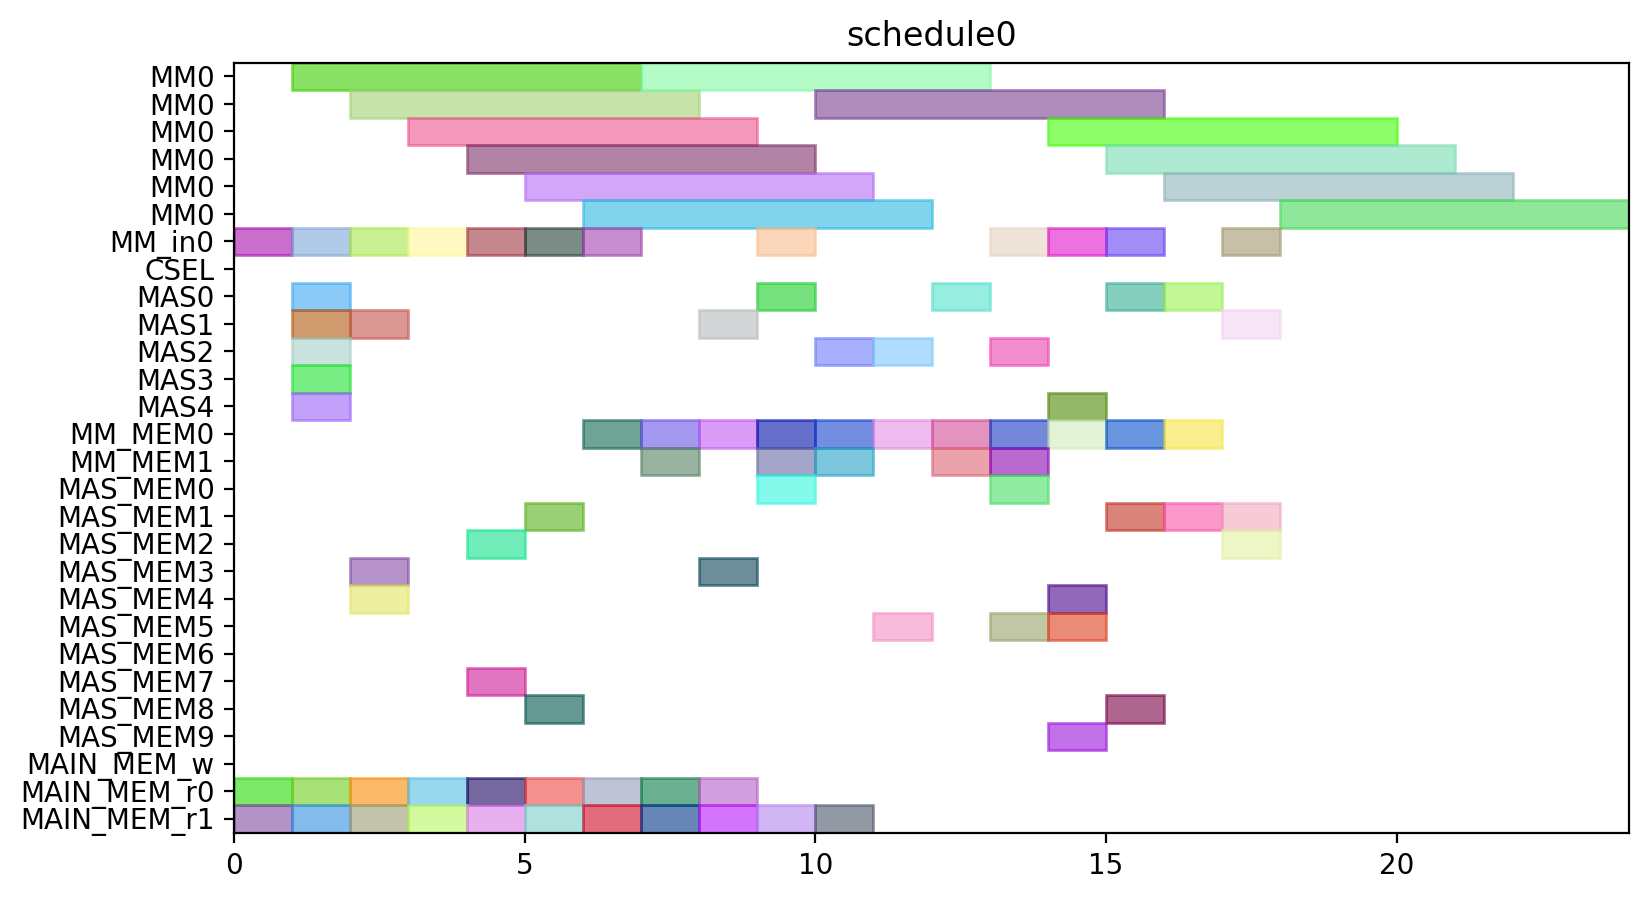

Write Python code to recreate this figure.
from pyschedule import Scenario, solvers, plotters, alt


def solve():
	horizon = 90
	S = Scenario("schedule0", horizon=horizon)

	# resource
	MM = S.Resources('MM', num=1, size=6)
	MM_in = S.Resources('MM_in', num=1)
	CSEL = S.Resource('CSEL')
	MAS = S.Resources('MAS', num=5, size=1, periods=range(1, horizon))
	MM_MEM = S.Resources('MM_MEM', num=2)
	MAS_MEM = S.Resources('MAS_MEM', num=10)
	MAIN_MEM_w = S.Resource('MAIN_MEM_w', size=1)
	MAIN_MEM_r = S.Resources('MAIN_MEM_r', num=2)

	# result of previous scheduling

	# new tasks
	t0_in = S.Task('t0_in', length=1, delay_cost=1)
	t0_in += alt(MM_in)
	t0 = S.Task('t0', length=6, delay_cost=1)
	t0 += alt(MM)
	S += t0>=t0_in

	t0_mem0 = S.Task('t0_mem0', length=1, delay_cost=1)
	t0_mem0 += MAIN_MEM_r[0]
	t0_mem1 = S.Task('t0_mem1', length=1, delay_cost=1)
	t0_mem1 += MAIN_MEM_r[1]
	t1_in = S.Task('t1_in', length=1, delay_cost=1)
	t1_in += alt(MM_in)
	t1 = S.Task('t1', length=6, delay_cost=1)
	t1 += alt(MM)
	S += t1>=t1_in

	t1_mem0 = S.Task('t1_mem0', length=1, delay_cost=1)
	t1_mem0 += MAIN_MEM_r[0]
	t1_mem1 = S.Task('t1_mem1', length=1, delay_cost=1)
	t1_mem1 += MAIN_MEM_r[1]
	t2_in = S.Task('t2_in', length=1, delay_cost=1)
	t2_in += alt(MM_in)
	t2 = S.Task('t2', length=6, delay_cost=1)
	t2 += alt(MM)
	S += t2>=t2_in

	t2_mem0 = S.Task('t2_mem0', length=1, delay_cost=1)
	t2_mem0 += MAIN_MEM_r[0]
	t2_mem1 = S.Task('t2_mem1', length=1, delay_cost=1)
	t2_mem1 += MAIN_MEM_r[1]
	t3 = S.Task('t3', length=1, delay_cost=1)
	t3 += alt(MAS)

	t3_mem0 = S.Task('t3_mem0', length=1, delay_cost=1)
	t3_mem0 += MAIN_MEM_r[0]
	t3_mem1 = S.Task('t3_mem1', length=1, delay_cost=1)
	t3_mem1 += MAIN_MEM_r[1]
	t4 = S.Task('t4', length=1, delay_cost=1)
	t4 += alt(MAS)

	t4_mem0 = S.Task('t4_mem0', length=1, delay_cost=1)
	t4_mem0 += MAIN_MEM_r[0]
	t4_mem1 = S.Task('t4_mem1', length=1, delay_cost=1)
	t4_mem1 += MAIN_MEM_r[1]
	t8 = S.Task('t8', length=1, delay_cost=1)
	t8 += alt(MAS)

	t8_mem0 = S.Task('t8_mem0', length=1, delay_cost=1)
	t8_mem0 += MAIN_MEM_r[0]
	t8_mem1 = S.Task('t8_mem1', length=1, delay_cost=1)
	t8_mem1 += MAIN_MEM_r[1]
	t9 = S.Task('t9', length=1, delay_cost=1)
	t9 += alt(MAS)

	t9_mem0 = S.Task('t9_mem0', length=1, delay_cost=1)
	t9_mem0 += MAIN_MEM_r[0]
	t9_mem1 = S.Task('t9_mem1', length=1, delay_cost=1)
	t9_mem1 += MAIN_MEM_r[1]
	t13 = S.Task('t13', length=1, delay_cost=1)
	t13 += alt(MAS)

	t13_mem0 = S.Task('t13_mem0', length=1, delay_cost=1)
	t13_mem0 += MAIN_MEM_r[0]
	t13_mem1 = S.Task('t13_mem1', length=1, delay_cost=1)
	t13_mem1 += MAIN_MEM_r[1]
	t14 = S.Task('t14', length=1, delay_cost=1)
	t14 += alt(MAS)

	t14_mem0 = S.Task('t14_mem0', length=1, delay_cost=1)
	t14_mem0 += MAIN_MEM_r[0]
	t14_mem1 = S.Task('t14_mem1', length=1, delay_cost=1)
	t14_mem1 += MAIN_MEM_r[1]
	t5_in = S.Task('t5_in', length=1, delay_cost=1)
	t5_in += alt(MM_in)
	t5 = S.Task('t5', length=6, delay_cost=1)
	t5 += alt(MM)
	S += t5>=t5_in

	t5_mem0 = S.Task('t5_mem0', length=1, delay_cost=1)
	t5_mem0 += alt(MAS_MEM)
	S += (t3*MAS[0])-1 < t5_mem0*MAS_MEM[0]
	S += (t3*MAS[1])-1 < t5_mem0*MAS_MEM[2]
	S += (t3*MAS[2])-1 < t5_mem0*MAS_MEM[4]
	S += (t3*MAS[3])-1 < t5_mem0*MAS_MEM[6]
	S += (t3*MAS[4])-1 < t5_mem0*MAS_MEM[8]
	S += t5_mem0 <= t5

	t5_mem1 = S.Task('t5_mem1', length=1, delay_cost=1)
	t5_mem1 += alt(MAS_MEM)
	S += (t4*MAS[0])-1 < t5_mem1*MAS_MEM[1]
	S += (t4*MAS[1])-1 < t5_mem1*MAS_MEM[3]
	S += (t4*MAS[2])-1 < t5_mem1*MAS_MEM[5]
	S += (t4*MAS[3])-1 < t5_mem1*MAS_MEM[7]
	S += (t4*MAS[4])-1 < t5_mem1*MAS_MEM[9]
	S += t5_mem1 <= t5

	t6 = S.Task('t6', length=1, delay_cost=1)
	t6 += alt(MAS)

	t6_mem0 = S.Task('t6_mem0', length=1, delay_cost=1)
	t6_mem0 += alt(MM_MEM)
	S += (t0*MM[0])-1 < t6_mem0*MM_MEM[0]
	S += t6_mem0 <= t6

	t6_mem1 = S.Task('t6_mem1', length=1, delay_cost=1)
	t6_mem1 += alt(MM_MEM)
	S += (t1*MM[0])-1 < t6_mem1*MM_MEM[1]
	S += t6_mem1 <= t6

	t10_in = S.Task('t10_in', length=1, delay_cost=1)
	t10_in += alt(MM_in)
	t10 = S.Task('t10', length=6, delay_cost=1)
	t10 += alt(MM)
	S += t10>=t10_in

	t10_mem0 = S.Task('t10_mem0', length=1, delay_cost=1)
	t10_mem0 += alt(MAS_MEM)
	S += (t8*MAS[0])-1 < t10_mem0*MAS_MEM[0]
	S += (t8*MAS[1])-1 < t10_mem0*MAS_MEM[2]
	S += (t8*MAS[2])-1 < t10_mem0*MAS_MEM[4]
	S += (t8*MAS[3])-1 < t10_mem0*MAS_MEM[6]
	S += (t8*MAS[4])-1 < t10_mem0*MAS_MEM[8]
	S += t10_mem0 <= t10

	t10_mem1 = S.Task('t10_mem1', length=1, delay_cost=1)
	t10_mem1 += alt(MAS_MEM)
	S += (t9*MAS[0])-1 < t10_mem1*MAS_MEM[1]
	S += (t9*MAS[1])-1 < t10_mem1*MAS_MEM[3]
	S += (t9*MAS[2])-1 < t10_mem1*MAS_MEM[5]
	S += (t9*MAS[3])-1 < t10_mem1*MAS_MEM[7]
	S += (t9*MAS[4])-1 < t10_mem1*MAS_MEM[9]
	S += t10_mem1 <= t10

	t11 = S.Task('t11', length=1, delay_cost=1)
	t11 += alt(MAS)

	t11_mem0 = S.Task('t11_mem0', length=1, delay_cost=1)
	t11_mem0 += alt(MM_MEM)
	S += (t1*MM[0])-1 < t11_mem0*MM_MEM[0]
	S += t11_mem0 <= t11

	t11_mem1 = S.Task('t11_mem1', length=1, delay_cost=1)
	t11_mem1 += alt(MM_MEM)
	S += (t2*MM[0])-1 < t11_mem1*MM_MEM[1]
	S += t11_mem1 <= t11

	t15_in = S.Task('t15_in', length=1, delay_cost=1)
	t15_in += alt(MM_in)
	t15 = S.Task('t15', length=6, delay_cost=1)
	t15 += alt(MM)
	S += t15>=t15_in

	t15_mem0 = S.Task('t15_mem0', length=1, delay_cost=1)
	t15_mem0 += alt(MAS_MEM)
	S += (t13*MAS[0])-1 < t15_mem0*MAS_MEM[0]
	S += (t13*MAS[1])-1 < t15_mem0*MAS_MEM[2]
	S += (t13*MAS[2])-1 < t15_mem0*MAS_MEM[4]
	S += (t13*MAS[3])-1 < t15_mem0*MAS_MEM[6]
	S += (t13*MAS[4])-1 < t15_mem0*MAS_MEM[8]
	S += t15_mem0 <= t15

	t15_mem1 = S.Task('t15_mem1', length=1, delay_cost=1)
	t15_mem1 += alt(MAS_MEM)
	S += (t14*MAS[0])-1 < t15_mem1*MAS_MEM[1]
	S += (t14*MAS[1])-1 < t15_mem1*MAS_MEM[3]
	S += (t14*MAS[2])-1 < t15_mem1*MAS_MEM[5]
	S += (t14*MAS[3])-1 < t15_mem1*MAS_MEM[7]
	S += (t14*MAS[4])-1 < t15_mem1*MAS_MEM[9]
	S += t15_mem1 <= t15

	t16 = S.Task('t16', length=1, delay_cost=1)
	t16 += alt(MAS)

	t16_mem0 = S.Task('t16_mem0', length=1, delay_cost=1)
	t16_mem0 += alt(MM_MEM)
	S += (t0*MM[0])-1 < t16_mem0*MM_MEM[0]
	S += t16_mem0 <= t16

	t16_mem1 = S.Task('t16_mem1', length=1, delay_cost=1)
	t16_mem1 += alt(MM_MEM)
	S += (t2*MM[0])-1 < t16_mem1*MM_MEM[1]
	S += t16_mem1 <= t16

	t18 = S.Task('t18', length=1, delay_cost=1)
	t18 += alt(MAS)

	t18_mem0 = S.Task('t18_mem0', length=1, delay_cost=1)
	t18_mem0 += alt(MM_MEM)
	S += (t0*MM[0])-1 < t18_mem0*MM_MEM[0]
	S += t18_mem0 <= t18

	t20_in = S.Task('t20_in', length=1, delay_cost=1)
	t20_in += alt(MM_in)
	t20 = S.Task('t20', length=6, delay_cost=1)
	t20 += alt(MM)
	S += t20>=t20_in

	t20_mem0 = S.Task('t20_mem0', length=1, delay_cost=1)
	t20_mem0 += alt(MM_MEM)
	S += (t2*MM[0])-1 < t20_mem0*MM_MEM[0]
	S += t20_mem0 <= t20

	t20_mem1 = S.Task('t20_mem1', length=1, delay_cost=1)
	t20_mem1 += MAIN_MEM_r[1]
	t7 = S.Task('t7', length=1, delay_cost=1)
	t7 += alt(MAS)

	t7_mem0 = S.Task('t7_mem0', length=1, delay_cost=1)
	t7_mem0 += alt(MM_MEM)
	S += (t5*MM[0])-1 < t7_mem0*MM_MEM[0]
	S += t7_mem0 <= t7

	t7_mem1 = S.Task('t7_mem1', length=1, delay_cost=1)
	t7_mem1 += alt(MAS_MEM)
	S += (t6*MAS[0])-1 < t7_mem1*MAS_MEM[1]
	S += (t6*MAS[1])-1 < t7_mem1*MAS_MEM[3]
	S += (t6*MAS[2])-1 < t7_mem1*MAS_MEM[5]
	S += (t6*MAS[3])-1 < t7_mem1*MAS_MEM[7]
	S += (t6*MAS[4])-1 < t7_mem1*MAS_MEM[9]
	S += t7_mem1 <= t7

	t12 = S.Task('t12', length=1, delay_cost=1)
	t12 += alt(MAS)

	t12_mem0 = S.Task('t12_mem0', length=1, delay_cost=1)
	t12_mem0 += alt(MM_MEM)
	S += (t10*MM[0])-1 < t12_mem0*MM_MEM[0]
	S += t12_mem0 <= t12

	t12_mem1 = S.Task('t12_mem1', length=1, delay_cost=1)
	t12_mem1 += alt(MAS_MEM)
	S += (t11*MAS[0])-1 < t12_mem1*MAS_MEM[1]
	S += (t11*MAS[1])-1 < t12_mem1*MAS_MEM[3]
	S += (t11*MAS[2])-1 < t12_mem1*MAS_MEM[5]
	S += (t11*MAS[3])-1 < t12_mem1*MAS_MEM[7]
	S += (t11*MAS[4])-1 < t12_mem1*MAS_MEM[9]
	S += t12_mem1 <= t12

	t17 = S.Task('t17', length=1, delay_cost=1)
	t17 += alt(MAS)

	t17_mem0 = S.Task('t17_mem0', length=1, delay_cost=1)
	t17_mem0 += alt(MM_MEM)
	S += (t15*MM[0])-1 < t17_mem0*MM_MEM[0]
	S += t17_mem0 <= t17

	t17_mem1 = S.Task('t17_mem1', length=1, delay_cost=1)
	t17_mem1 += alt(MAS_MEM)
	S += (t16*MAS[0])-1 < t17_mem1*MAS_MEM[1]
	S += (t16*MAS[1])-1 < t17_mem1*MAS_MEM[3]
	S += (t16*MAS[2])-1 < t17_mem1*MAS_MEM[5]
	S += (t16*MAS[3])-1 < t17_mem1*MAS_MEM[7]
	S += (t16*MAS[4])-1 < t17_mem1*MAS_MEM[9]
	S += t17_mem1 <= t17

	t19 = S.Task('t19', length=1, delay_cost=1)
	t19 += alt(MAS)

	t19_mem0 = S.Task('t19_mem0', length=1, delay_cost=1)
	t19_mem0 += alt(MM_MEM)
	S += (t0*MM[0])-1 < t19_mem0*MM_MEM[0]
	S += t19_mem0 <= t19

	t19_mem1 = S.Task('t19_mem1', length=1, delay_cost=1)
	t19_mem1 += alt(MAS_MEM)
	S += (t18*MAS[0])-1 < t19_mem1*MAS_MEM[1]
	S += (t18*MAS[1])-1 < t19_mem1*MAS_MEM[3]
	S += (t18*MAS[2])-1 < t19_mem1*MAS_MEM[5]
	S += (t18*MAS[3])-1 < t19_mem1*MAS_MEM[7]
	S += (t18*MAS[4])-1 < t19_mem1*MAS_MEM[9]
	S += t19_mem1 <= t19

	t21 = S.Task('t21', length=1, delay_cost=1)
	t21 += alt(MAS)

	t21_mem0 = S.Task('t21_mem0', length=1, delay_cost=1)
	t21_mem0 += alt(MM_MEM)
	S += (t1*MM[0])-1 < t21_mem0*MM_MEM[0]
	S += t21_mem0 <= t21

	t21_mem1 = S.Task('t21_mem1', length=1, delay_cost=1)
	t21_mem1 += alt(MM_MEM)
	S += (t20*MM[0])-1 < t21_mem1*MM_MEM[1]
	S += t21_mem1 <= t21

	t22 = S.Task('t22', length=1, delay_cost=1)
	t22 += alt(MAS)

	t22_mem0 = S.Task('t22_mem0', length=1, delay_cost=1)
	t22_mem0 += alt(MM_MEM)
	S += (t1*MM[0])-1 < t22_mem0*MM_MEM[0]
	S += t22_mem0 <= t22

	t22_mem1 = S.Task('t22_mem1', length=1, delay_cost=1)
	t22_mem1 += alt(MM_MEM)
	S += (t20*MM[0])-1 < t22_mem1*MM_MEM[1]
	S += t22_mem1 <= t22

	t23_in = S.Task('t23_in', length=1, delay_cost=1)
	t23_in += alt(MM_in)
	t23 = S.Task('t23', length=6, delay_cost=1)
	t23 += alt(MM)
	S += t23>=t23_in

	t23_mem0 = S.Task('t23_mem0', length=1, delay_cost=1)
	t23_mem0 += alt(MAS_MEM)
	S += (t17*MAS[0])-1 < t23_mem0*MAS_MEM[0]
	S += (t17*MAS[1])-1 < t23_mem0*MAS_MEM[2]
	S += (t17*MAS[2])-1 < t23_mem0*MAS_MEM[4]
	S += (t17*MAS[3])-1 < t23_mem0*MAS_MEM[6]
	S += (t17*MAS[4])-1 < t23_mem0*MAS_MEM[8]
	S += t23_mem0 <= t23

	t23_mem1 = S.Task('t23_mem1', length=1, delay_cost=1)
	t23_mem1 += MAIN_MEM_r[1]
	t25_in = S.Task('t25_in', length=1, delay_cost=1)
	t25_in += alt(MM_in)
	t25 = S.Task('t25', length=6, delay_cost=1)
	t25 += alt(MM)
	S += t25>=t25_in

	t25_mem0 = S.Task('t25_mem0', length=1, delay_cost=1)
	t25_mem0 += alt(MAS_MEM)
	S += (t7*MAS[0])-1 < t25_mem0*MAS_MEM[0]
	S += (t7*MAS[1])-1 < t25_mem0*MAS_MEM[2]
	S += (t7*MAS[2])-1 < t25_mem0*MAS_MEM[4]
	S += (t7*MAS[3])-1 < t25_mem0*MAS_MEM[6]
	S += (t7*MAS[4])-1 < t25_mem0*MAS_MEM[8]
	S += t25_mem0 <= t25

	t25_mem1 = S.Task('t25_mem1', length=1, delay_cost=1)
	t25_mem1 += alt(MAS_MEM)
	S += (t22*MAS[0])-1 < t25_mem1*MAS_MEM[1]
	S += (t22*MAS[1])-1 < t25_mem1*MAS_MEM[3]
	S += (t22*MAS[2])-1 < t25_mem1*MAS_MEM[5]
	S += (t22*MAS[3])-1 < t25_mem1*MAS_MEM[7]
	S += (t22*MAS[4])-1 < t25_mem1*MAS_MEM[9]
	S += t25_mem1 <= t25

	t27_in = S.Task('t27_in', length=1, delay_cost=1)
	t27_in += alt(MM_in)
	t27 = S.Task('t27', length=6, delay_cost=1)
	t27 += alt(MM)
	S += t27>=t27_in

	t27_mem0 = S.Task('t27_mem0', length=1, delay_cost=1)
	t27_mem0 += alt(MAS_MEM)
	S += (t22*MAS[0])-1 < t27_mem0*MAS_MEM[0]
	S += (t22*MAS[1])-1 < t27_mem0*MAS_MEM[2]
	S += (t22*MAS[2])-1 < t27_mem0*MAS_MEM[4]
	S += (t22*MAS[3])-1 < t27_mem0*MAS_MEM[6]
	S += (t22*MAS[4])-1 < t27_mem0*MAS_MEM[8]
	S += t27_mem0 <= t27

	t27_mem1 = S.Task('t27_mem1', length=1, delay_cost=1)
	t27_mem1 += alt(MAS_MEM)
	S += (t21*MAS[0])-1 < t27_mem1*MAS_MEM[1]
	S += (t21*MAS[1])-1 < t27_mem1*MAS_MEM[3]
	S += (t21*MAS[2])-1 < t27_mem1*MAS_MEM[5]
	S += (t21*MAS[3])-1 < t27_mem1*MAS_MEM[7]
	S += (t21*MAS[4])-1 < t27_mem1*MAS_MEM[9]
	S += t27_mem1 <= t27

	t28_in = S.Task('t28_in', length=1, delay_cost=1)
	t28_in += alt(MM_in)
	t28 = S.Task('t28', length=6, delay_cost=1)
	t28 += alt(MM)
	S += t28>=t28_in

	t28_mem0 = S.Task('t28_mem0', length=1, delay_cost=1)
	t28_mem0 += alt(MAS_MEM)
	S += (t19*MAS[0])-1 < t28_mem0*MAS_MEM[0]
	S += (t19*MAS[1])-1 < t28_mem0*MAS_MEM[2]
	S += (t19*MAS[2])-1 < t28_mem0*MAS_MEM[4]
	S += (t19*MAS[3])-1 < t28_mem0*MAS_MEM[6]
	S += (t19*MAS[4])-1 < t28_mem0*MAS_MEM[8]
	S += t28_mem0 <= t28

	t28_mem1 = S.Task('t28_mem1', length=1, delay_cost=1)
	t28_mem1 += alt(MAS_MEM)
	S += (t7*MAS[0])-1 < t28_mem1*MAS_MEM[1]
	S += (t7*MAS[1])-1 < t28_mem1*MAS_MEM[3]
	S += (t7*MAS[2])-1 < t28_mem1*MAS_MEM[5]
	S += (t7*MAS[3])-1 < t28_mem1*MAS_MEM[7]
	S += (t7*MAS[4])-1 < t28_mem1*MAS_MEM[9]
	S += t28_mem1 <= t28

	t29_in = S.Task('t29_in', length=1, delay_cost=1)
	t29_in += alt(MM_in)
	t29 = S.Task('t29', length=6, delay_cost=1)
	t29 += alt(MM)
	S += t29>=t29_in

	t29_mem0 = S.Task('t29_mem0', length=1, delay_cost=1)
	t29_mem0 += alt(MAS_MEM)
	S += (t21*MAS[0])-1 < t29_mem0*MAS_MEM[0]
	S += (t21*MAS[1])-1 < t29_mem0*MAS_MEM[2]
	S += (t21*MAS[2])-1 < t29_mem0*MAS_MEM[4]
	S += (t21*MAS[3])-1 < t29_mem0*MAS_MEM[6]
	S += (t21*MAS[4])-1 < t29_mem0*MAS_MEM[8]
	S += t29_mem0 <= t29

	t29_mem1 = S.Task('t29_mem1', length=1, delay_cost=1)
	t29_mem1 += alt(MAS_MEM)
	S += (t12*MAS[0])-1 < t29_mem1*MAS_MEM[1]
	S += (t12*MAS[1])-1 < t29_mem1*MAS_MEM[3]
	S += (t12*MAS[2])-1 < t29_mem1*MAS_MEM[5]
	S += (t12*MAS[3])-1 < t29_mem1*MAS_MEM[7]
	S += (t12*MAS[4])-1 < t29_mem1*MAS_MEM[9]
	S += t29_mem1 <= t29

	solvers.mip.solve(S,msg=1,kind='CPLEX',ratio_gap=1.01)

	solution = [['hoge']*len(S.solution()[1]) for i in range(len(S.solution()))]
	for i in range(len(S.solution())):
		for j in range(len(S.solution()[i])):
			solution[i][j]=str(S.solution()[i][j])
	print(solution)

	cycles = int(solution[-1][3])

	pic_file_name = "/home/mfukuda/ABE/multiRAM_multiMAS_16mux/scheduling_result/stage6MM1_stage1MAS5/EP_ADD_A_0/schedule0.png"
	if(S.solution() != []):
		plotters.matplotlib.plot(S,img_filename=pic_file_name, show_task_labels=False, fig_size=(cycles*0.25+3, 5))

	return solution
